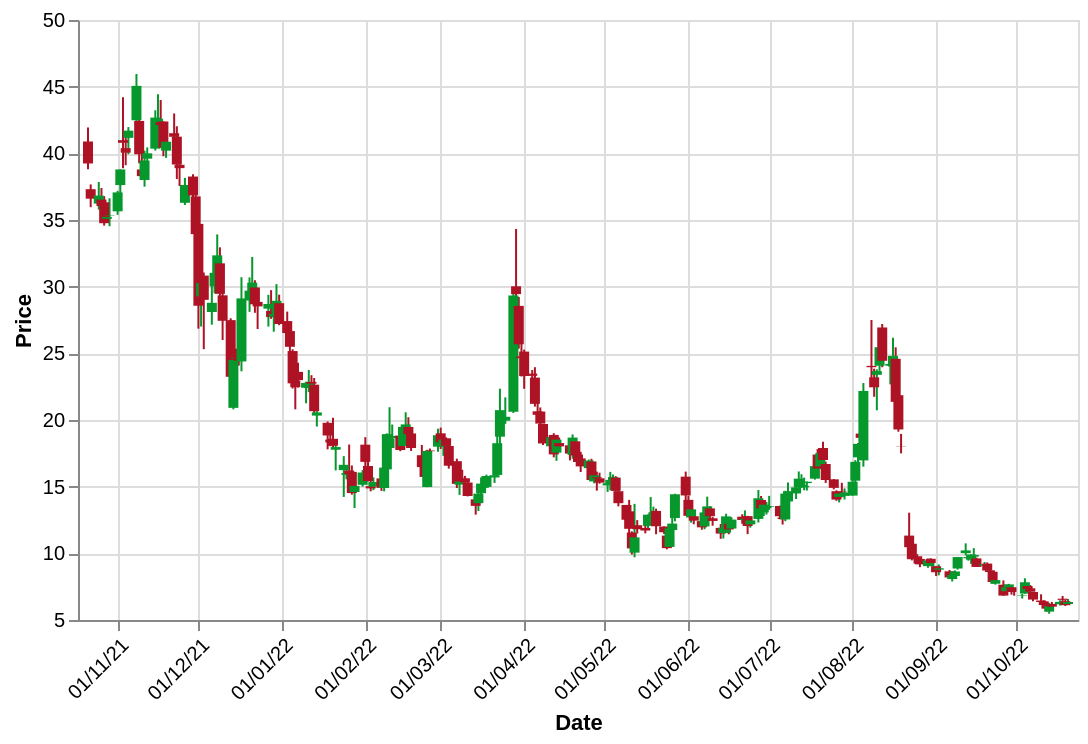

Specify this chart in Vega-Lite:
### Vega-Lite specification from a JSON file in a GitHub repository (floating-point values rounded to 4 significant figures; data arrays with more than 128 entries replaced by an {"elided": "..."} marker saying what was removed)
{"$schema": "https://vega.github.io/schema/vega-lite/v5.json", "width": 500, "description": "A candlestick chart inspired by an example in Protovis (http://mbostock.github.io/protovis/ex/candlestick.html)", "data": {"values": {"elided": "252 records"}}, "encoding": {"x": {"field": "Date", "type": "temporal", "title": "Date", "axis": {"format": "%d/%m/%y", "labelAngle": -45, "title": "Date"}}, "y": {"type": "quantitative", "scale": {"zero": false}, "axis": {"title": "Price"}}, "color": {"condition": {"test": "datum.Open < datum.Close", "value": "#06982d"}, "value": "#ae1325"}}, "layer": [{"mark": "rule", "encoding": {"y": {"field": "Low"}, "y2": {"field": "High"}}}, {"mark": "bar", "encoding": {"y": {"field": "Open"}, "y2": {"field": "Close"}}}], "config": {}}
